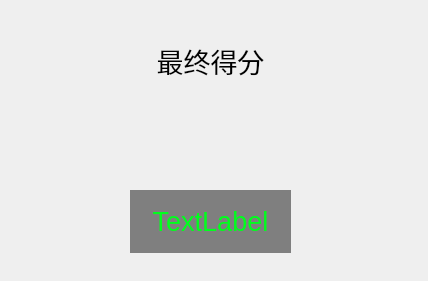
<?xml version="1.0" encoding="UTF-8"?>
<ui version="4.0">
 <class>GameOverDialog</class>
 <widget class="QDialog" name="GameOverDialog">
  <property name="geometry">
   <rect>
    <x>0</x>
    <y>0</y>
    <width>428</width>
    <height>281</height>
   </rect>
  </property>
  <property name="windowTitle">
   <string>Dialog</string>
  </property>
  <widget class="QLabel" name="label">
   <property name="geometry">
    <rect>
     <x>140</x>
     <y>20</y>
     <width>141</width>
     <height>81</height>
    </rect>
   </property>
   <property name="font">
    <font>
     <family>微软雅黑</family>
     <pointsize>20</pointsize>
    </font>
   </property>
   <property name="text">
    <string>最终得分</string>
   </property>
   <property name="alignment">
    <set>Qt::AlignCenter</set>
   </property>
  </widget>
  <widget class="QLabel" name="labScore">
   <property name="geometry">
    <rect>
     <x>130</x>
     <y>190</y>
     <width>161</width>
     <height>63</height>
    </rect>
   </property>
   <property name="font">
    <font>
     <pointsize>20</pointsize>
    </font>
   </property>
   <property name="styleSheet">
    <string notr="true">background:rgb(127, 127, 127);

color:rgb(0, 255, 29);
</string>
   </property>
   <property name="text">
    <string>TextLabel</string>
   </property>
   <property name="alignment">
    <set>Qt::AlignCenter</set>
   </property>
  </widget>
 </widget>
 <resources/>
 <connections/>
</ui>
